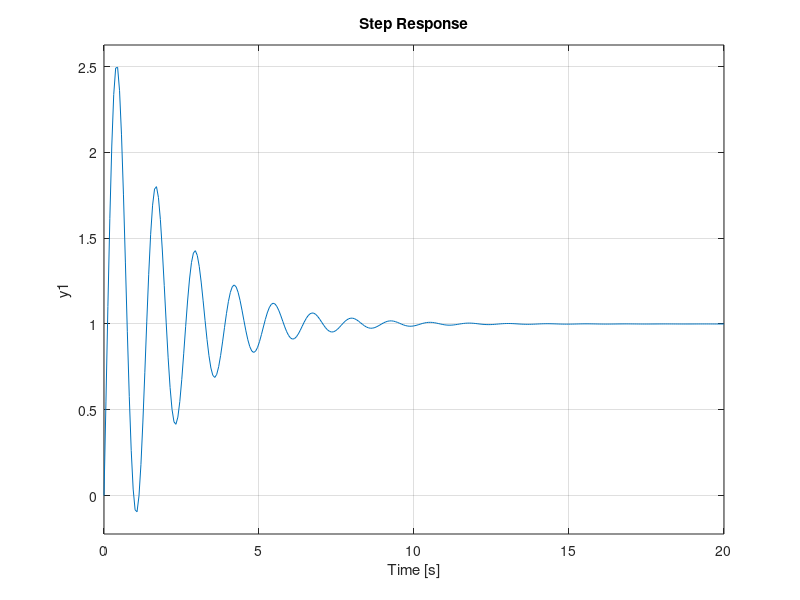

Write the MATLAB code that produced this figure.
wn = 5
zt = 0.1

G = tf(wn^2, [1, 2*zt*wn, wn^2])

subplot(1,3,1)
step(G)

p = 10
G1 = tf(p, [1,p])
G2 = G1 * G
subplot(1,3,2)
step(G2)

zt = 3
G1z = tf([1,zt], zt)
G2z = G1z * G
subplot(1,3,3)
step(G2z)